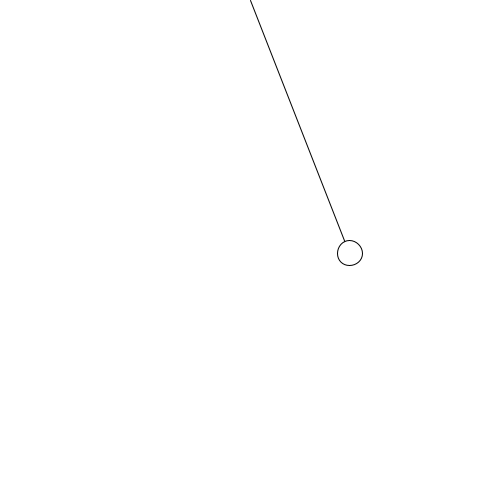
Frame 1 (no input)
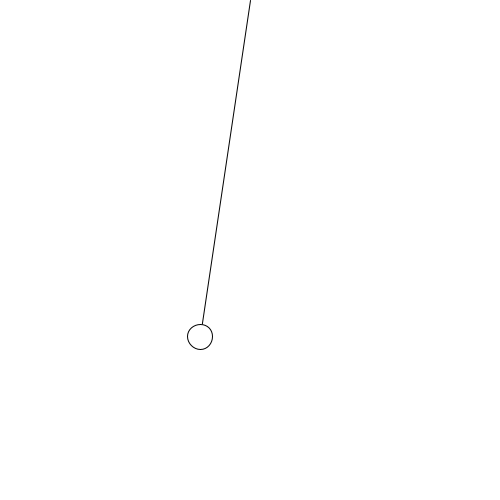
Frame 60 (the mouse pressed at the canvas centre just before this capture)
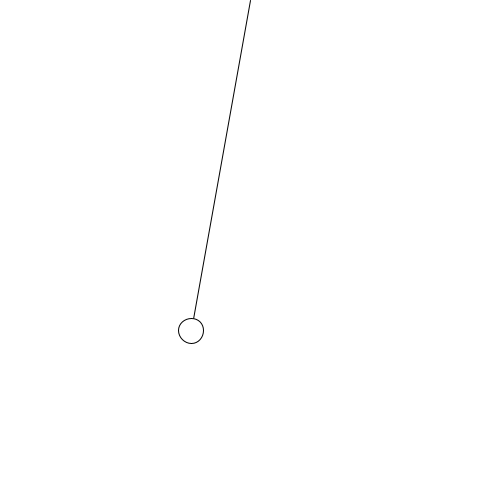
Frame 120 (the mouse held since frame 60 and released just before this capture)

The Processing sketch that drew these frames (run headless with seeded random() and noise(); from frame 60 on, the mouse is pressed at the canvas centre):

// Processing sketch: week12_practice_sincos_pendulumNew
// ── week12_practice_sincos_pendulumNew.pde
PVector position;
float orbitSize;
float theta;
int inc = 1;

void setup() {
  size(500, 500);
  position = new PVector(width/2, 0);
  frameRate(100);
}

void draw() {
  background(255);
  //theta +=.1;
  orbitSize = 100;


  if (theta <= 0) { 
    inc += 1;
  }

  if (theta >= 180) {
    inc -= 1;
  } 

  theta += inc;

  println(theta);

  position.x = width/2 + orbitSize*cos(radians(theta));
  position.y = height/2 + orbitSize*sin(radians(theta));

  line(width/2, 0, position.x, position.y);

  ellipse(position.x, position.y, 25, 25);
}
